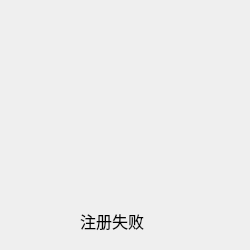
<?xml version="1.0" encoding="UTF-8"?>
<ui version="4.0">
 <class>m1</class>
 <widget class="QDialog" name="m1">
  <property name="geometry">
   <rect>
    <x>0</x>
    <y>0</y>
    <width>250</width>
    <height>250</height>
   </rect>
  </property>
  <property name="windowTitle">
   <string>Dialog</string>
  </property>
  <property name="styleSheet">
   <string notr="true">QDialog#m1
{
image: url(:/newPrefix/sad.jpg);
}
</string>
  </property>
  <widget class="QLabel" name="label">
   <property name="geometry">
    <rect>
     <x>80</x>
     <y>200</y>
     <width>121</width>
     <height>41</height>
    </rect>
   </property>
   <property name="font">
    <font>
     <family>Arial</family>
     <pointsize>12</pointsize>
    </font>
   </property>
   <property name="styleSheet">
    <string notr="true"/>
   </property>
   <property name="text">
    <string>注册失败</string>
   </property>
  </widget>
 </widget>
 <resources>
  <include location="picture/aaa.qrc"/>
 </resources>
 <connections/>
</ui>
